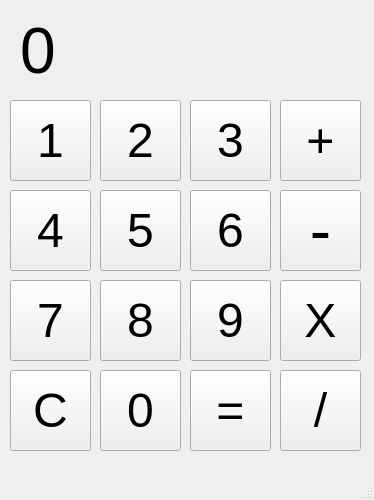
<?xml version="1.0" encoding="UTF-8"?>
<ui version="4.0">
 <class>MainWindow</class>
 <widget class="QMainWindow" name="MainWindow">
  <property name="geometry">
   <rect>
    <x>0</x>
    <y>0</y>
    <width>374</width>
    <height>500</height>
   </rect>
  </property>
  <property name="minimumSize">
   <size>
    <width>374</width>
    <height>500</height>
   </size>
  </property>
  <property name="maximumSize">
   <size>
    <width>374</width>
    <height>500</height>
   </size>
  </property>
  <property name="windowTitle">
   <string>Calculator</string>
  </property>
  <widget class="QWidget" name="centralwidget">
   <widget class="QPushButton" name="num1">
    <property name="geometry">
     <rect>
      <x>10</x>
      <y>100</y>
      <width>81</width>
      <height>81</height>
     </rect>
    </property>
    <property name="font">
     <font>
      <pointsize>36</pointsize>
     </font>
    </property>
    <property name="text">
     <string>1</string>
    </property>
   </widget>
   <widget class="QPushButton" name="num2">
    <property name="geometry">
     <rect>
      <x>100</x>
      <y>100</y>
      <width>81</width>
      <height>81</height>
     </rect>
    </property>
    <property name="font">
     <font>
      <pointsize>36</pointsize>
     </font>
    </property>
    <property name="text">
     <string>2</string>
    </property>
   </widget>
   <widget class="QPushButton" name="num3">
    <property name="geometry">
     <rect>
      <x>190</x>
      <y>100</y>
      <width>81</width>
      <height>81</height>
     </rect>
    </property>
    <property name="font">
     <font>
      <pointsize>36</pointsize>
     </font>
    </property>
    <property name="text">
     <string>3</string>
    </property>
   </widget>
   <widget class="QPushButton" name="num9">
    <property name="geometry">
     <rect>
      <x>190</x>
      <y>280</y>
      <width>81</width>
      <height>81</height>
     </rect>
    </property>
    <property name="font">
     <font>
      <pointsize>36</pointsize>
     </font>
    </property>
    <property name="text">
     <string>9</string>
    </property>
   </widget>
   <widget class="QPushButton" name="num7">
    <property name="geometry">
     <rect>
      <x>10</x>
      <y>280</y>
      <width>81</width>
      <height>81</height>
     </rect>
    </property>
    <property name="font">
     <font>
      <pointsize>36</pointsize>
     </font>
    </property>
    <property name="text">
     <string>7</string>
    </property>
   </widget>
   <widget class="QPushButton" name="num8">
    <property name="geometry">
     <rect>
      <x>100</x>
      <y>280</y>
      <width>81</width>
      <height>81</height>
     </rect>
    </property>
    <property name="font">
     <font>
      <pointsize>36</pointsize>
     </font>
    </property>
    <property name="text">
     <string>8</string>
    </property>
   </widget>
   <widget class="QPushButton" name="num6">
    <property name="geometry">
     <rect>
      <x>190</x>
      <y>190</y>
      <width>81</width>
      <height>81</height>
     </rect>
    </property>
    <property name="font">
     <font>
      <pointsize>36</pointsize>
     </font>
    </property>
    <property name="text">
     <string>6</string>
    </property>
   </widget>
   <widget class="QPushButton" name="num4">
    <property name="geometry">
     <rect>
      <x>10</x>
      <y>190</y>
      <width>81</width>
      <height>81</height>
     </rect>
    </property>
    <property name="font">
     <font>
      <pointsize>36</pointsize>
     </font>
    </property>
    <property name="text">
     <string>4</string>
    </property>
   </widget>
   <widget class="QPushButton" name="num5">
    <property name="geometry">
     <rect>
      <x>100</x>
      <y>190</y>
      <width>81</width>
      <height>81</height>
     </rect>
    </property>
    <property name="font">
     <font>
      <pointsize>36</pointsize>
     </font>
    </property>
    <property name="text">
     <string>5</string>
    </property>
   </widget>
   <widget class="QPushButton" name="buttonclear">
    <property name="geometry">
     <rect>
      <x>10</x>
      <y>370</y>
      <width>81</width>
      <height>81</height>
     </rect>
    </property>
    <property name="font">
     <font>
      <pointsize>36</pointsize>
     </font>
    </property>
    <property name="text">
     <string>C</string>
    </property>
   </widget>
   <widget class="QPushButton" name="num0">
    <property name="geometry">
     <rect>
      <x>100</x>
      <y>370</y>
      <width>81</width>
      <height>81</height>
     </rect>
    </property>
    <property name="font">
     <font>
      <pointsize>36</pointsize>
     </font>
    </property>
    <property name="text">
     <string>0</string>
    </property>
   </widget>
   <widget class="QPushButton" name="subtraction">
    <property name="geometry">
     <rect>
      <x>280</x>
      <y>190</y>
      <width>81</width>
      <height>81</height>
     </rect>
    </property>
    <property name="font">
     <font>
      <pointsize>48</pointsize>
     </font>
    </property>
    <property name="text">
     <string>-</string>
    </property>
   </widget>
   <widget class="QPushButton" name="addition">
    <property name="geometry">
     <rect>
      <x>280</x>
      <y>100</y>
      <width>81</width>
      <height>81</height>
     </rect>
    </property>
    <property name="font">
     <font>
      <pointsize>36</pointsize>
     </font>
    </property>
    <property name="text">
     <string>+</string>
    </property>
   </widget>
   <widget class="QPushButton" name="division">
    <property name="geometry">
     <rect>
      <x>280</x>
      <y>370</y>
      <width>81</width>
      <height>81</height>
     </rect>
    </property>
    <property name="font">
     <font>
      <pointsize>36</pointsize>
     </font>
    </property>
    <property name="text">
     <string>/</string>
    </property>
   </widget>
   <widget class="QPushButton" name="multiplication">
    <property name="geometry">
     <rect>
      <x>280</x>
      <y>280</y>
      <width>81</width>
      <height>81</height>
     </rect>
    </property>
    <property name="font">
     <font>
      <pointsize>36</pointsize>
     </font>
    </property>
    <property name="text">
     <string>X</string>
    </property>
   </widget>
   <widget class="QLabel" name="answer">
    <property name="geometry">
     <rect>
      <x>20</x>
      <y>20</y>
      <width>331</width>
      <height>61</height>
     </rect>
    </property>
    <property name="minimumSize">
     <size>
      <width>331</width>
      <height>61</height>
     </size>
    </property>
    <property name="maximumSize">
     <size>
      <width>331</width>
      <height>61</height>
     </size>
    </property>
    <property name="font">
     <font>
      <pointsize>48</pointsize>
     </font>
    </property>
    <property name="layoutDirection">
     <enum>Qt::LeftToRight</enum>
    </property>
    <property name="autoFillBackground">
     <bool>true</bool>
    </property>
    <property name="text">
     <string>0</string>
    </property>
   </widget>
   <widget class="QPushButton" name="buttoncalculate">
    <property name="geometry">
     <rect>
      <x>190</x>
      <y>370</y>
      <width>81</width>
      <height>81</height>
     </rect>
    </property>
    <property name="font">
     <font>
      <pointsize>36</pointsize>
     </font>
    </property>
    <property name="text">
     <string>=</string>
    </property>
   </widget>
   <widget class="QLabel" name="label_error">
    <property name="geometry">
     <rect>
      <x>20</x>
      <y>20</y>
      <width>331</width>
      <height>81</height>
     </rect>
    </property>
    <property name="font">
     <font>
      <pointsize>24</pointsize>
     </font>
    </property>
    <property name="text">
     <string/>
    </property>
   </widget>
  </widget>
  <widget class="QStatusBar" name="statusbar"/>
 </widget>
 <resources/>
 <connections/>
</ui>
